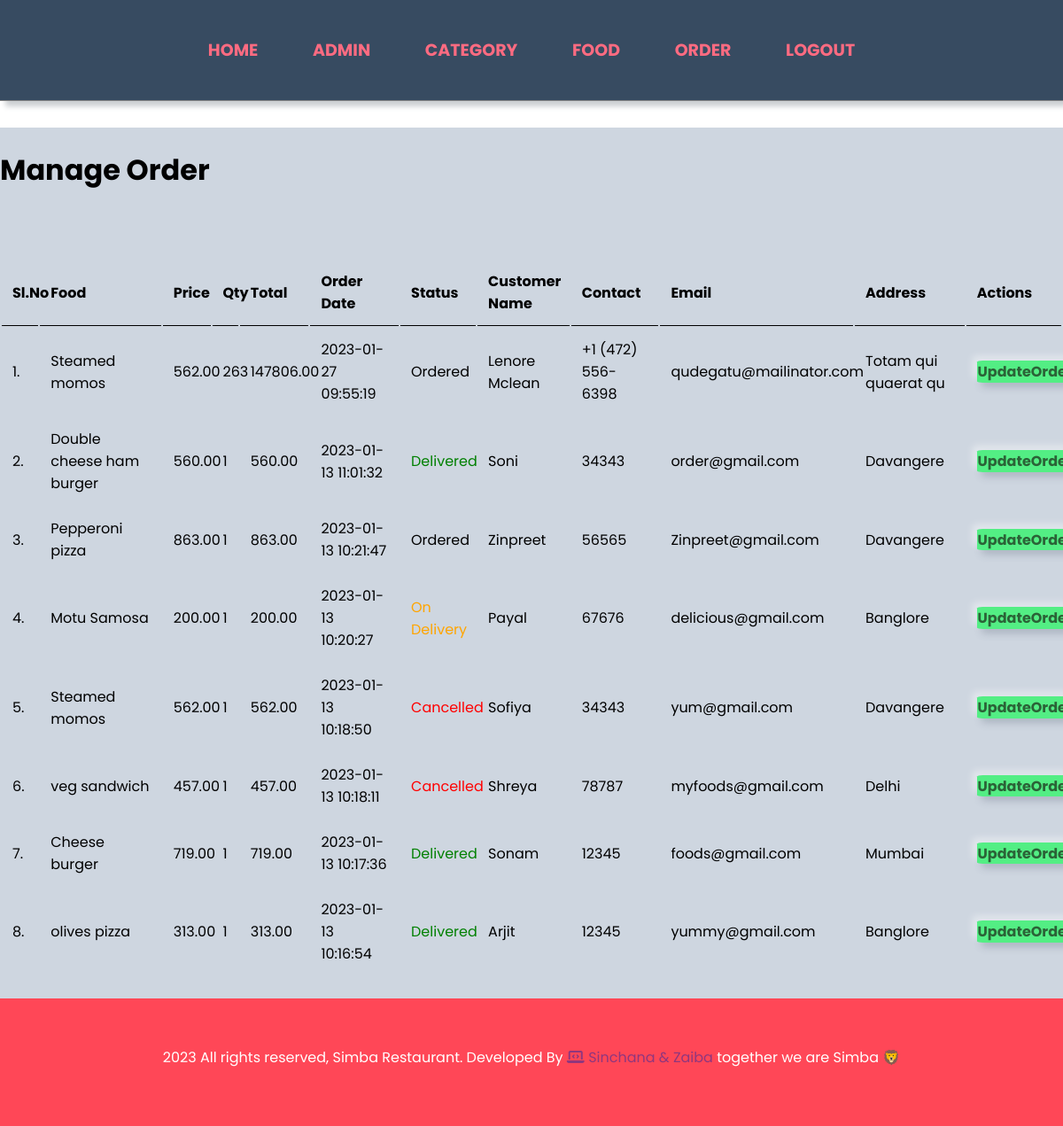
The page /admin/manage-order.php (signed in) on the database its author committed.
### tables this page shows
CREATE TABLE `tbl_order` (
  `id` int(10) UNSIGNED NOT NULL,
  `food` varchar(150) NOT NULL,
  `price` decimal(10,2) NOT NULL,
  `qty` int(11) NOT NULL,
  `total` decimal(10,2) NOT NULL,
  `order_date` datetime NOT NULL,
  `status` varchar(50) NOT NULL,
  `customer_name` varchar(150) NOT NULL,
  `customer_contact` varchar(20) NOT NULL,
  `customer_email` varchar(150) NOT NULL,
  `customer_address` varchar(255) NOT NULL
);

### admin/manage-order.php (the view, shortened to what this page needs)
<?php include('partials/menu.php'); ?>
        <div class="main-content">
            <div class="wrapper-lite2">
               <h1 class="text-left title-text"> Manage Order </h1>
               <table class="tbl-full">
                <br />
                <br />
                <br>
                    <tr>
                       <th>Sl.No</th>
                       <th>Food</th>
                       <th>Price</th>
                       <th>Qty</th>
                       <th>Total</th>
                       <th>Order Date</th>
                       <th>Status</th>
                       <th>Customer Name</th>
                       <th>Contact</th>
                       <th>Email</th>
                       <th>Address</th>
                       <th>Actions</th>
                    </tr>
                    <?php
                        $sql = "SELECT * FROM tbl_order ORDER BY id DESC";
                        $res = mysqli_query($conn,$sql);
                        if($res==true){
                            $count = mysqli_num_rows($res);
                            if($count > 0){
                                $sn=1;
                                while($rows = mysqli_fetch_assoc($res)){
                                    $id = $rows['id'];
                                    $food = $rows['food'];
                                    $price = $rows['price'];
                                    $qty = $rows['qty'];
                                    $total = $rows['total'];
                                    $order_date = $rows['order_date'];
                                    $status = $rows['status'];
                                    $customer_name = $rows['customer_name'];
                                    $customer_contact = $rows['customer_contact'];
                                    $customer_email = $rows['customer_email'];
                                    $customer_address = $rows['customer_address'];
                                    ?>
                                        <tr>
                                            <td> <?php echo $sn++ ; ?>. </td>
                                            <td> <?php echo $food ; ?> </td>
                                            <td> <?php echo $price ; ?> </td>
                                            <td> <?php echo $qty ; ?> </td>
                                            <td> <?php echo $total ; ?> </td>
                                            <td> <?php echo $order_date ; ?> </td>
                                            <td>
                                                    <?php
                                                        if($status=="Ordered"){
                                                            echo "<label>$status</label>";
                                                        }
                                                        elseif($status=="On Delivery"){
                                                            echo "<label style='color: orange ;'>$status</label>";
                                                        }
                                                        elseif($status=="Delivered"){
                                                            echo "<label style='color: green ;'>$status</label>";
                                                        }
                                                        elseif($status=="Cancelled"){
                                                            echo "<label style='color: red ;'>$status</label>";
                                                        }
                                                    ?>
                                            </td>
                                            <td> <?php echo $customer_name ; ?> </td>
                                            <td> <?php echo $customer_contact ; ?> </td>
                                            <td> <?php echo $customer_email ; ?> </td>
                                            <td> <?php echo $customer_address ; ?> </td>
                                            <td>
                                                <a href="<?php echo SITEURL ;?>admin/update-order.php?id=<?php echo $id ;?>" class="btn-secondary">UpdateOrder</a>
                                            </td>
                                        </tr>
                                    <?php
                                }
                            }
                            else{
                                echo "<div class='failure text-center'>Orders Not Available.</div>";
                            }
                        }
                    ?>
               </table>
            </div>
        </div>
<?php include('partials/footer.php')?>

### css/admin.css (style rules this page uses)
* { margin: 0; padding: 0; font-family: 'Poppins', sans-serif; user-select: none; text-decoration: none; }
body { min-height: 100vh; position: relative; }
.wrapper-lite2 { width: 100%; margin: 0 auto; text-align: center; }
.text-left { text-align: left; }
.tbl-full { width: 100%; }
table tr th { border-bottom: 1px solid black; padding: 1%; text-align: left; }
table tr td { padding: 1%; }
.btn-secondary { background-color: #53ee84; font-weight: bold; padding: 1%; color: rgba(16, 2, 2, 0.591); text-decoration: none; border-radius: 6%; margin-right: 2%; box-shadow: -5px -5px 9px rgba(255,255,255,0.45), 5px 5px 9px rgba(94,104,121,0.3); }
.main-content { position: relative; background-color: #ced6e0; height: max-content; padding: 2% 0; }

### rows shown on the page
tbl_order: food "Steamed momos", price "562.00", qty "263", total "147806.00", order_date "2023-01-27 09:55:19", status "Ordered", customer_name "Lenore Mclean", customer_contact "+1 (472) 556-6398", customer_email "qudegatu@mailinator.com", customer_address "Totam qui quaerat qu"
tbl_order: food "Double cheese ham burger", price "560.00", qty "1", total "560.00", order_date "2023-01-13 11:01:32", status "Delivered", customer_name "Soni", customer_contact "34343", customer_email "order@gmail.com", customer_address "Davangere"
tbl_order: food "Pepperoni pizza", price "863.00", qty "1", total "863.00", order_date "2023-01-13 10:21:47", status "Ordered", customer_name "Zinpreet", customer_contact "56565", customer_email "Zinpreet@gmail.com", customer_address "Davangere"
tbl_order: food "Motu Samosa", price "200.00", qty "1", total "200.00", order_date "2023-01-13 10:20:27", status "On Delivery", customer_name "Payal", customer_contact "67676", customer_email "delicious@gmail.com", customer_address "Banglore"
tbl_order: food "Steamed momos", price "562.00", qty "1", total "562.00", order_date "2023-01-13 10:18:50", status "Cancelled", customer_name "Sofiya", customer_contact "34343", customer_email "yum@gmail.com", customer_address "Davangere"
tbl_order: food "veg sandwich", price "457.00", qty "1", total "457.00", order_date "2023-01-13 10:18:11", status "Cancelled", customer_name "Shreya", customer_contact "78787", customer_email "myfoods@gmail.com", customer_address "Delhi"
tbl_order: food "Cheese burger", price "719.00", qty "1", total "719.00", order_date "2023-01-13 10:17:36", status "Delivered", customer_name "Sonam", customer_contact "12345", customer_email "foods@gmail.com", customer_address "Mumbai"
tbl_order: food "olives pizza", price "313.00", qty "1", total "313.00", order_date "2023-01-13 10:16:54", status "Delivered", customer_name "Arjit", customer_contact "12345", customer_email "yummy@gmail.com", customer_address "Banglore"
